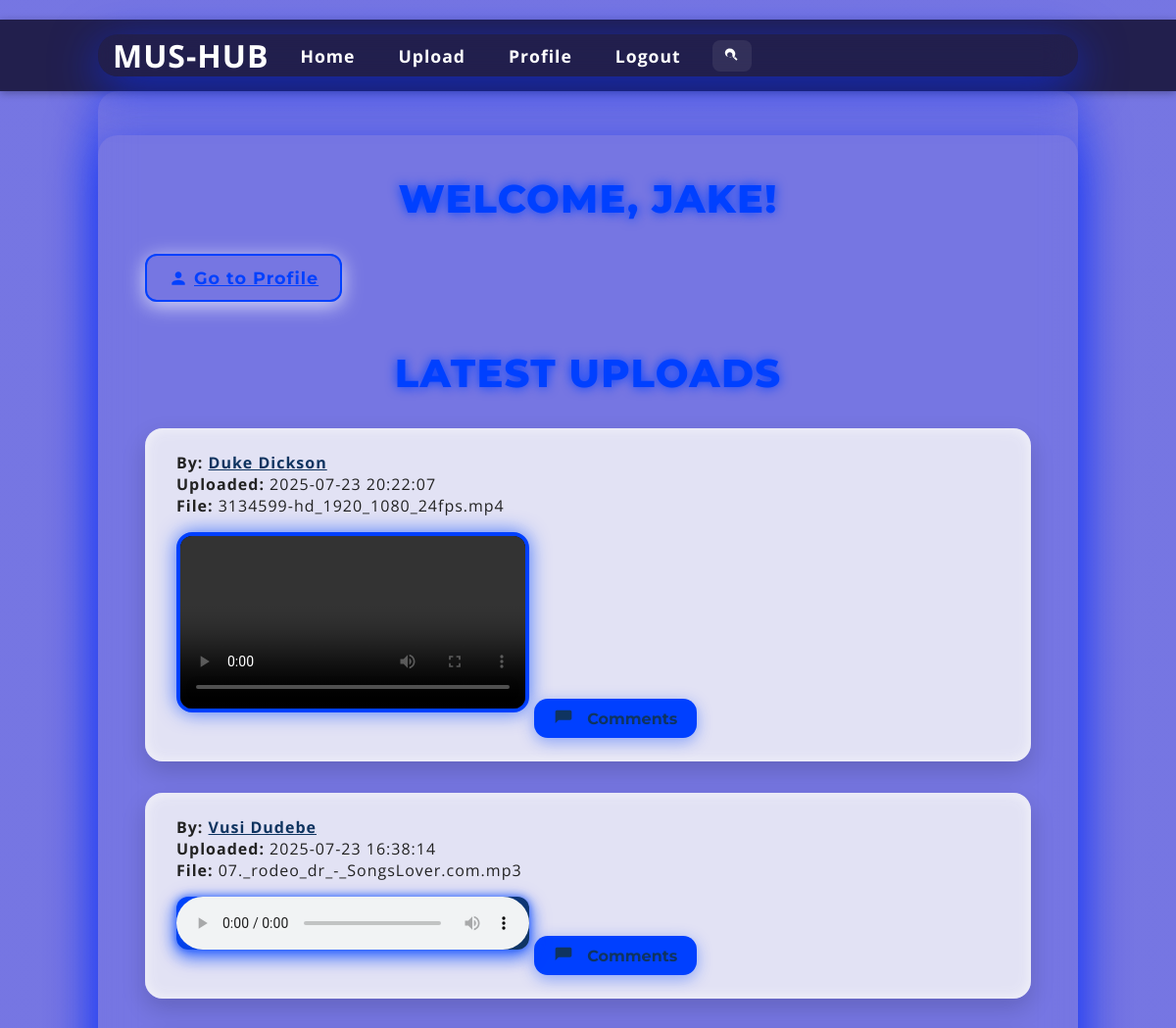
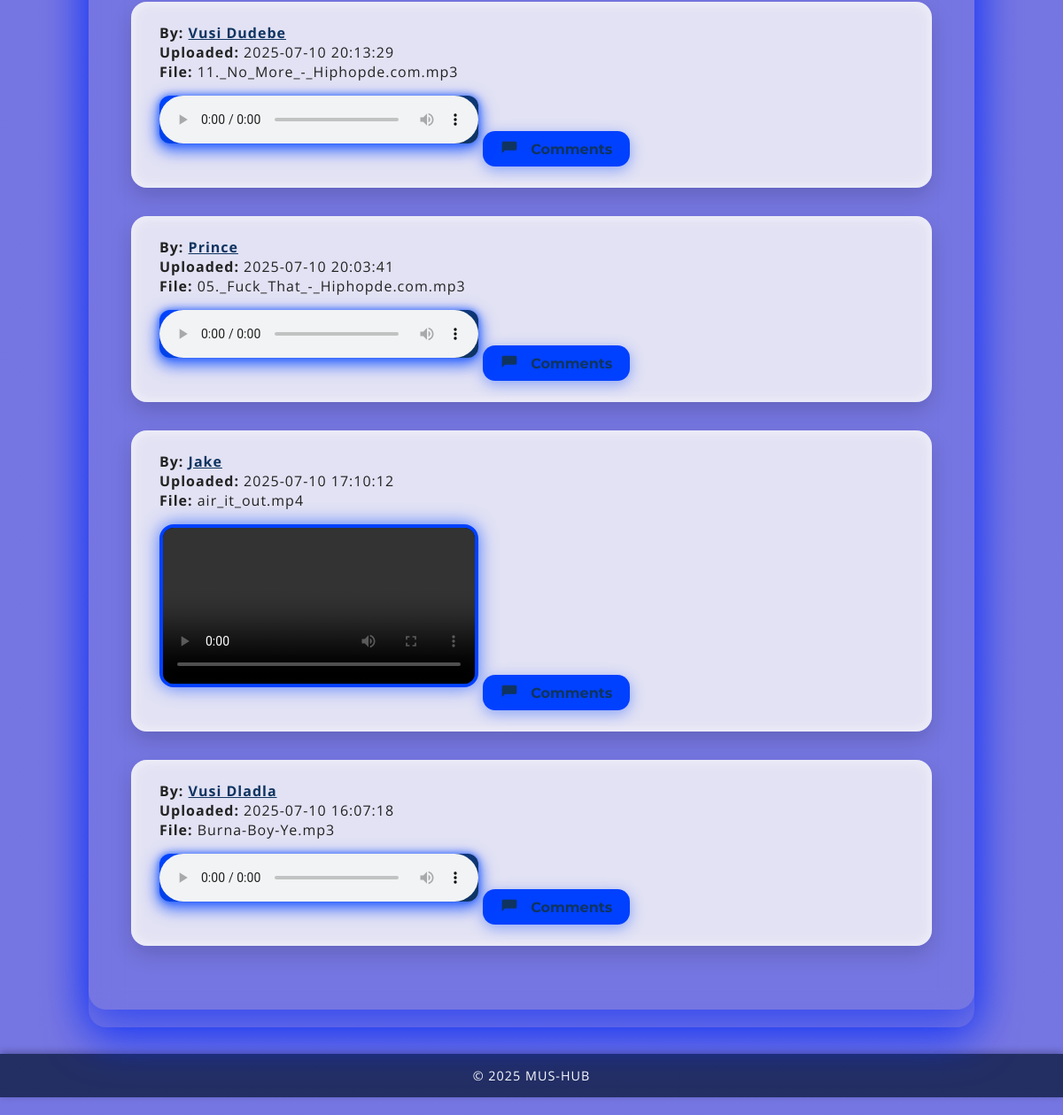
Screenshot of / (signed in) with the database file from the repository (2 pictures, top to bottom).
### app.py (models this page shows)
class User(db.Model):
    UserID = db.Column(db.Integer, primary_key=True)
    Username = db.Column(db.String(80), nullable=False)
    Email = db.Column(db.String(120), unique=True, nullable=False)
    Password = db.Column(db.String(200), nullable=False)
    Role = db.Column(db.String(20), nullable=False, default='user')
    Bio = db.Column(db.String(500))
    comments = db.relationship('Comment', backref='author', lazy=True)

class Content(db.Model):
    ContentID = db.Column(db.Integer, primary_key=True)
    UserID = db.Column(db.Integer, db.ForeignKey('user.UserID'), nullable=False)
    FilePath = db.Column(db.String(200), nullable=False)
    UploadDate = db.Column(db.DateTime, default=datetime.utcnow)
    user = db.relationship('User', backref='contents')

### app.py (the view)
@app.route('/')
def index():
    user_id = session.get('user_id')
    user = User.query.get(user_id) if user_id else None
    username = user.Username if user else 'Guest'
    contents = Content.query.order_by(Content.UploadDate.desc()).all()
    for content in contents:
        content.comments = Comment.query.filter_by(ContentID=content.ContentID).order_by(Comment.CommentDate).all()
    return render_template('index.html', username=username, contents=contents)

### app.py (called while the page is built)
@app.context_processor
def inject_now():
    return {
        'now': datetime.utcnow(),
        'current_user_id': session.get('user_id'),
        'User': User
    }

### templates/index.html (shortened to what this page needs)
{% extends "base.html" %}
{% block extra_css %}
  <link rel="stylesheet" href="{{ url_for('static', filename='index.css') }}">
{% endblock %}
{% block content %}
<div class="container">
  {% if 'user_id' in session %}
    <h2>Welcome, {{ username }}!</h2>
    <a href="{{ url_for('profile') }}" class="profile-link" aria-label="Go to your profile">
      <svg class="icon" viewBox="0 0 24 24" aria-hidden="true" focusable="false">
        <path d="M12 12c2.21 0 4-1.79 4-4s-1.79-4-4-4-4 1.79-4 4 1.79 4 4 4zm0 2c-2.67 0-8 1.34-8 4v2h16v-2c0-2.66-5.33-4-8-4z"/>
      </svg>
      Go to Profile
    </a>
    <h2>Latest Uploads</h2>
    {% for content in contents %}
      <div class="upload" role="region" aria-labelledby="upload-title-{{ content.ContentID }}">
        <p><strong>By:</strong>
          <a href="{{ url_for('public_profile', user_id=content.user.UserID) }}">
            {{ content.user.Username }}
          </a>
        </p>
        <p><strong>Uploaded:</strong> {{ content.UploadDate.strftime('%Y-%m-%d %H:%M:%S') }}</p>
        <p><strong>File:</strong> {{ content.FilePath }}</p>
        {% set ext = content.FilePath.split('.')[-1].lower() %}
        {% if ext in ['mp3', 'wav', 'ogg'] %}
          <audio controls>
            <source src="{{ url_for('static', filename='uploads/' ~ content.FilePath) }}" type="audio/{{ ext }}">
          </audio>
        {% elif ext in ['mp4', 'webm'] %}
          <video controls width="360" aria-labelledby="upload-title-{{ content.ContentID }}">
            <source src="{{ url_for('static', filename='uploads/' ~ content.FilePath) }}" type="video/{{ ext }}">
          </video>
        {% else %}
          <p>Preview not available for this file type.</p>
        {% endif %}
        <button
          aria-expanded="false"
          aria-controls="comments-{{ content.ContentID }}"
          onclick="toggleComments('comments-{{ content.ContentID }}', this)"
          class="comments-toggle"
          >
          <svg class="icon" viewBox="0 0 24 24" aria-hidden="true" focusable="false">
            <path d="M20 2H4c-1.1 0-2 .9-2 2v14l4-4h14c1.1 0 2-.9 2-2V4c0-1.1-.9-2-2-2z"/>
          </svg>
          Comments
        </button>
      </div>
    {% endfor %}
  {% endif %}
</div>
{% endblock %}

### static/base.css (style rules this page uses)
:root { --background: #1a1a2e; --color: #ffffff; --primary-color: #0f3460; --accent-color: #0b0885; --glass-bg: rgba(255, 255, 255, 0.05); }
* { box-sizing: border-box; margin: 0; padding: 0; }
html { scroll-behavior: smooth; }
body { font-family: "Poppins", sans-serif; background: linear-gradient(135deg, var(--background), var(--primary-color)); color: var(--color); letter-spacing: 1px; min-height: 100vh; display: flex; flex-direction: column; padding: 20px 0; }

### static/index.css (style rules this page uses)
:root { --background-color: rgba(25, 25, 207, 0.596); --color: #ffffff; --primary-color: #0f3460; --accent-color: #0040ff; --glass-bg: rgba(255, 255, 255, 0); --shadow-dark: rgba(13, 48, 248, 0.7); --shadow-light: rgba(255, 255, 255, 0); --font-family-body: 'Open Sans', sans-serif; --font-family-heading: 'Montserrat', sans-serif; }
* { box-sizing: border-box; margin: 0; padding: 0; }
html { scroll-behavior: smooth; }
body { font-family: var(--font-family-body); background-image: linear-gradient(var(--background-color), var(--background-color)), url('https://images.unsplash.com/uploads/1412282232015a06e258a/4bdd2a58?fm=jpg&q=60&w=3000'); background-size: cover; background-position: center; background-repeat: no-repeat; background-blend-mode: multiply; color: var(--color); min-height: 100vh; padding: 20px 0; display: flex; align-items: center; justify-content: center; animation: fadeIn 1s ease-in-out; flex-direction: column; overflow-y: auto; }
.container { position: relative; z-index: 2; background: var(--glass-bg); border-radius: 20px; box-shadow: 0 12px 48px var(--shadow-dark), inset 0 0 40px var(--shadow-light); backdrop-filter: blur(18px); -webkit-backdrop-filter: blur(18px); padding: 2.5rem 3rem; max-width: 1000px; width: 90vw; animation: slideUp 1.2s ease-out forwards; transition: box-shadow 0.3s ease; }
h2 { font-family: var(--font-family-heading); text-align: center; margin-bottom: 2rem; font-weight: 800; font-size: 2.5rem; color: var(--accent-color); letter-spacing: 1.2px; text-transform: uppercase; text-shadow: 0 0 12px var(--accent-color); user-select: none; }
.profile-link { font-family: var(--font-family-heading); display: inline-flex; align-items: center; justify-content: center; margin-bottom: 3rem; padding: 12px 22px; font-weight: 700; font-size: 1.1rem; color: var(--accent-color); border: 2px solid var(--accent-color); border-radius: 12px; cursor: pointer; transition: background-color 0.4s ease, color 0.4s ease, box-shadow 0.4s ease; user-select: none; box-shadow: 0 4px 20px rgba(255, 255, 255, 0.726); backdrop-filter: brightness(1.1); }
.upload { background: rgba(232, 232, 245, 0.95); color: #222; padding: 1.5rem 2rem; margin: 2rem 0; border-radius: 18px; box-shadow: 0 10px 24px rgba(0, 0, 0, 0.16), inset 0 0 16px rgba(255, 255, 255, 0.6); transition: box-shadow 0.3s ease; }
.upload a { color: var(--primary-color); font-weight: 700; transition: color 0.3s ease; font-family: var(--font-family-body); }
.upload button, .comments-toggle, .submit-comment-btn { font-family: var(--font-family-heading); display: inline-flex; align-items: center; gap: 8px; margin-top: 14px; background: var(--accent-color); color: var(--primary-color); padding: 10px 20px; border: none; border-radius: 14px; font-weight: 700; font-size: 1rem; cursor: pointer; user-select: none; transition: background-color 0.3s ease, transform 0.3s ease, box-shadow 0.3s ease; box-shadow: 0 4px 16px rgba(0, 68, 255, 0.4); }
.icon { width: 20px; height: 20px; fill: currentColor; vertical-align: middle; margin-right: 6px; transition: transform 0.3s ease; display: inline-block; }
audio { width: 100%; max-width: 360px; background: linear-gradient(135deg, #0044ff, #0f3460); border-radius: 12px; box-shadow: 0 6px 18px rgba(0, 68, 255, 0.6); outline: none; cursor: pointer; margin: 1rem 0; filter: drop-shadow(0 0 4px rgba(0, 68, 255, 0.8)); }
video { max-width: 360px; width: 100%; border: 4px solid var(--accent-color); border-radius: 16px; box-shadow: 0 0 20px rgba(0, 68, 255, 0.7); margin: 1rem 0; background: black; }

### rows the page displays
User: Username "JAKE"
Content: user.Username "Duke Dickson", UploadDate "2025-07-23 20:22:07", FilePath "3134599-hd_1920_1080_24fps.mp4"
Content: user.Username "Vusi Dudebe", UploadDate "2025-07-23 16:38:14", FilePath "07._rodeo_dr_-_SongsLover.com.mp3"
Content: user.Username "Vusi Dudebe", UploadDate "2025-07-10 20:13:29", FilePath "11._No_More_-_Hiphopde.com.mp3"
Content: user.Username "Prince", UploadDate "2025-07-10 20:03:41", FilePath "05._Fuck_That_-_Hiphopde.com.mp3"
Content: user.Username "Jake", UploadDate "2025-07-10 17:10:12", FilePath "air_it_out.mp4"
Content: user.Username "Vusi Dladla", UploadDate "2025-07-10 16:07:18", FilePath "Burna-Boy-Ye.mp3"
